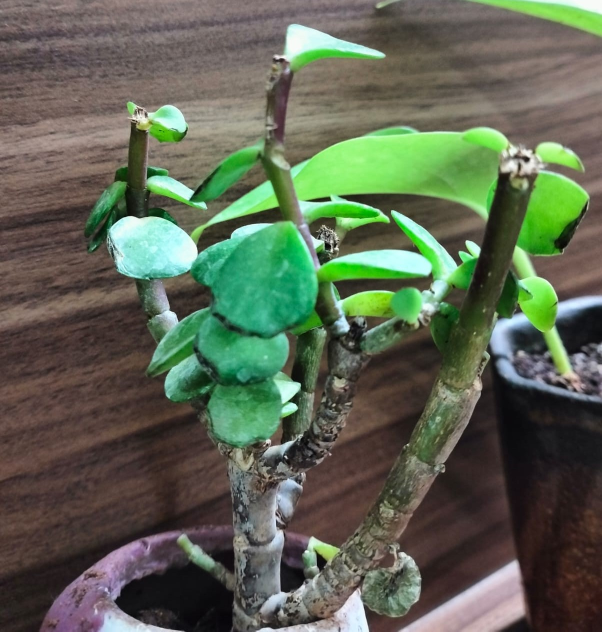
#> input picture plant1.jpeg, 1204 x 1263 px (shown at 1/2 size)
$ python 6.py
#> lines starting #> are read from the running program, lines starting #| are printed output that depends on the picture; after the words box and inside, x2 and y2 are one past the last pixel; in counts of white or black regions, pixels touching at a corner belong together
import cv2
import numpy as np

img = cv2.imread('plant1.jpeg',cv2.IMREAD_COLOR)
#> img is the input picture: shape (1263, 1204, 3); mean B, G, R 83, 101.7, 93.2

px = img[55,55]
#> px = [109, 112, 127]
img[55,55] = [255,255,255]
#> img: shape (1263, 1204, 3); under 0.01% of pixels changed, all inside (x1, y1, x2, y2) = (55, 55, 56, 56)

px = img[55,55]
#> px = [255, 255, 255]
print(px)
#| [255 255 255]

px = img[500:750,500:750]
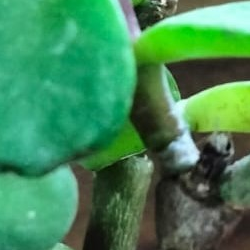
#> px: shape (250, 250, 3); mean B, G, R 87.7, 135.7, 65.4
print(px)
#> (printed output is left out)

img[500:750,500:750] = [255,255,255]
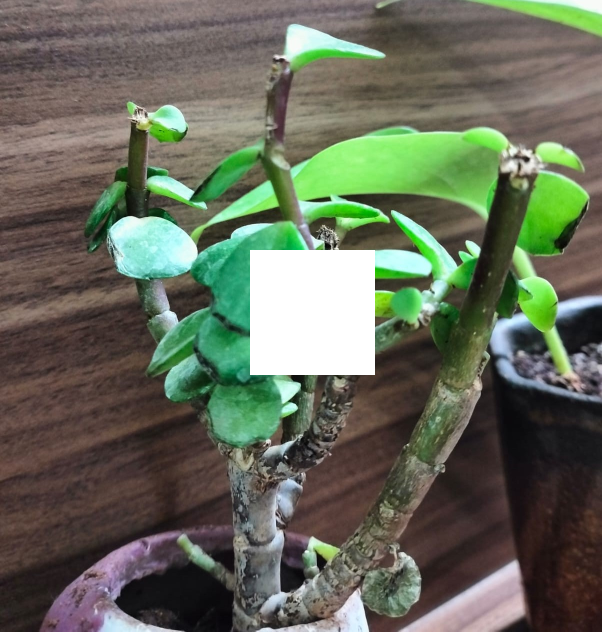
#> img: shape (1263, 1204, 3) (shown at 1/2 size); mean B, G, R 89.9, 106.6, 101

print(img.shape)
#| (1263, 1204, 3)
print(img.size)
#| 4561956
print(img.dtype)
#| uint8

plant = img[350:450,150:250]
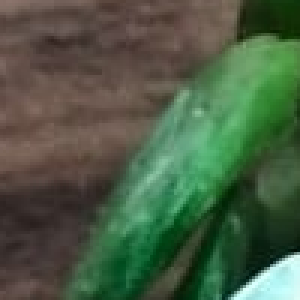
#> plant: shape (100, 100, 3) (shown 3 times larger); mean B, G, R 68, 92.3, 74.3
img[0:100,0:100] = plant
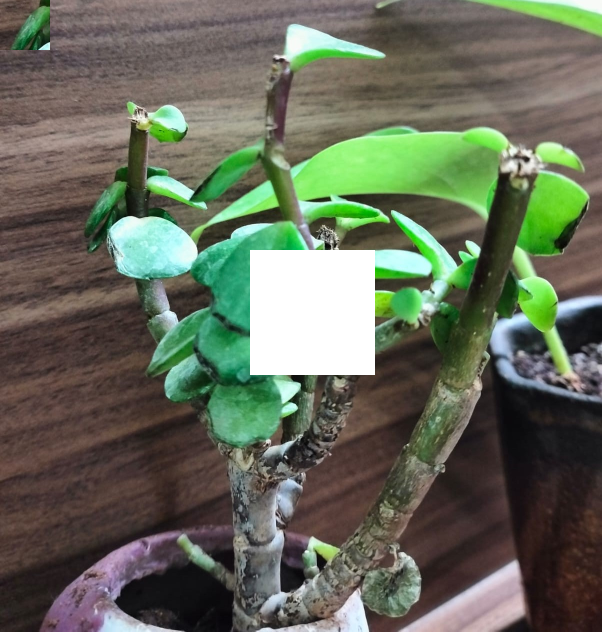
#> img: shape (1263, 1204, 3) (shown at 1/2 size); 0.66% of pixels changed, all inside (x1, y1, x2, y2) = (0, 0, 100, 100)

cv2.imshow('image',img)
cv2.waitKey(0)
cv2.destroyAllWindows()

$ run again, with Vdo_still.jpeg copied over plant1.jpeg
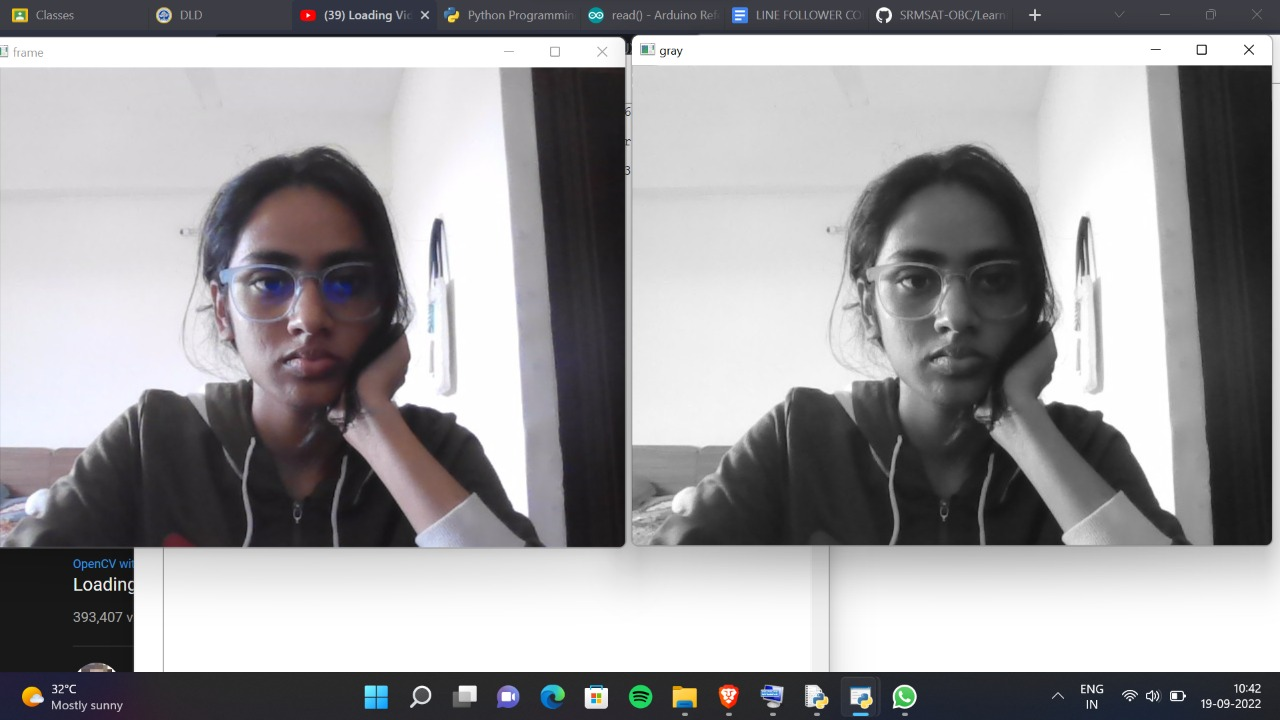
#> input picture Vdo_still.jpeg, 1280 x 720 px
#> img is the input picture: shape (720, 1280, 3); mean B, G, R 155.1, 152.9, 154
#> `px = img[55,55]`: px = [255, 255, 255]
#| [255 255 255]
#> (printed output is left out)
#| (720, 1280, 3)
#| 2764800
#| uint8
#> `plant = img[350:450,150:250]`:
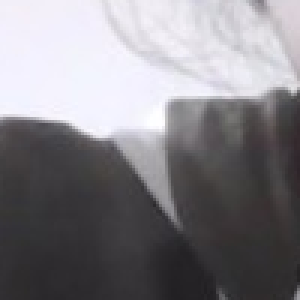
#> plant: shape (100, 100, 3) (shown 3 times larger); mean B, G, R 133.6, 128.9, 131.2
#> `img[0:100,0:100] = plant`:
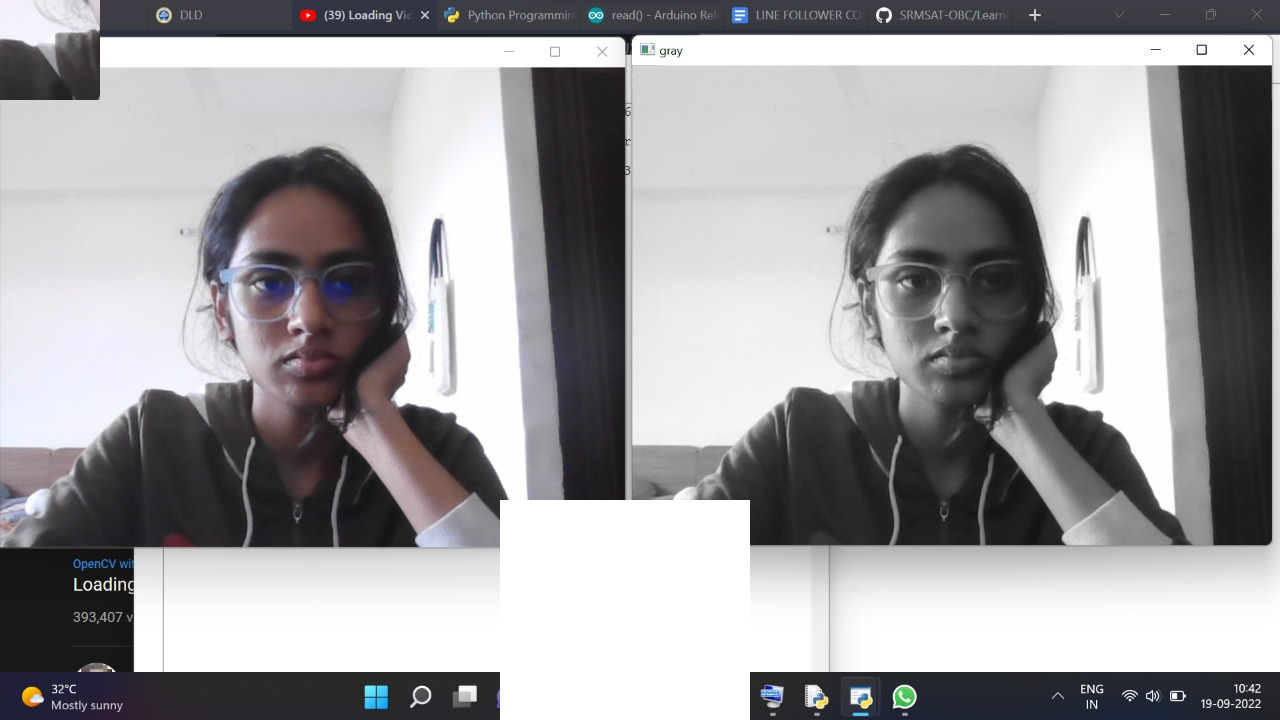
#> img: shape (720, 1280, 3); mean B, G, R 159.6, 157.4, 158.6

$ run again, with Flower 1.jpg copied over plant1.jpeg
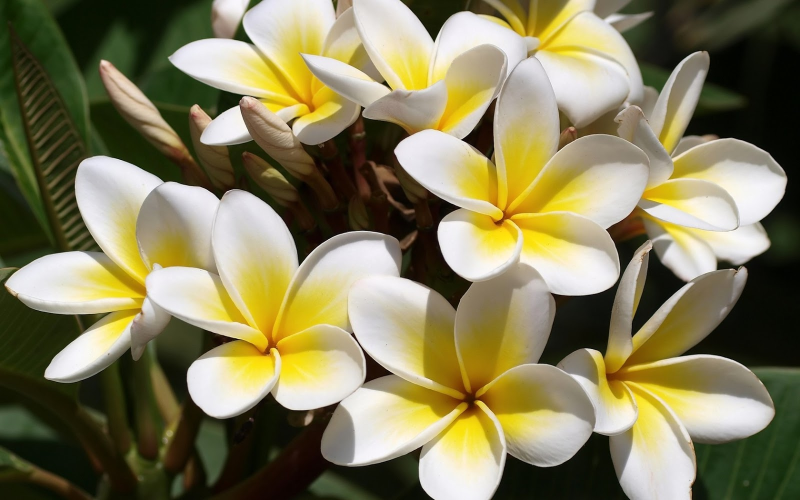
#> input picture Flower 1.jpg, 1600 x 1000 px (shown at 1/2 size)
#> img is the input picture: shape (1000, 1600, 3); mean B, G, R 89.6, 125.2, 131.4
#> `px = img[55,55]`: px = [16, 56, 31]
#> `px = img[55,55]`: px = [255, 255, 255]
#| [255 255 255]
#> (printed output is left out)
#| (1000, 1600, 3)
#| 4800000
#| uint8
#> `plant = img[350:450,150:250]`:
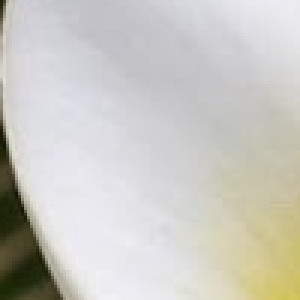
#> plant: shape (100, 100, 3) (shown 3 times larger); mean B, G, R 195.7, 201.4, 203
#> `img[0:100,0:100] = plant`:
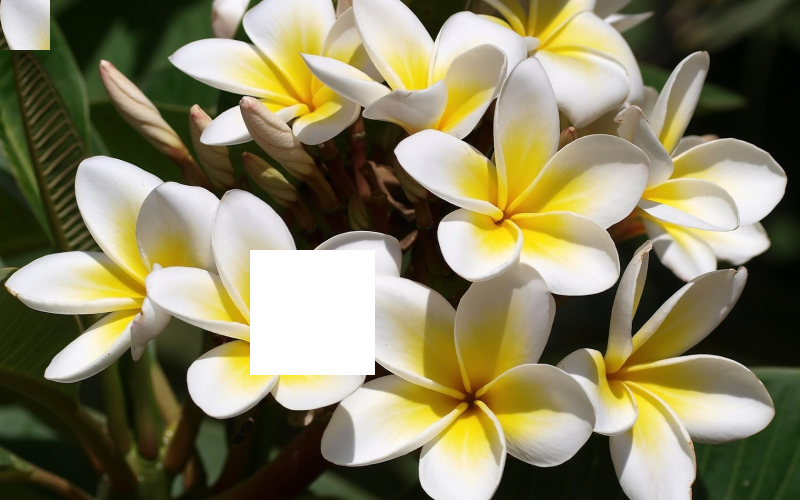
#> img: shape (1000, 1600, 3) (shown at 1/2 size); mean B, G, R 96.4, 128.4, 134.1
